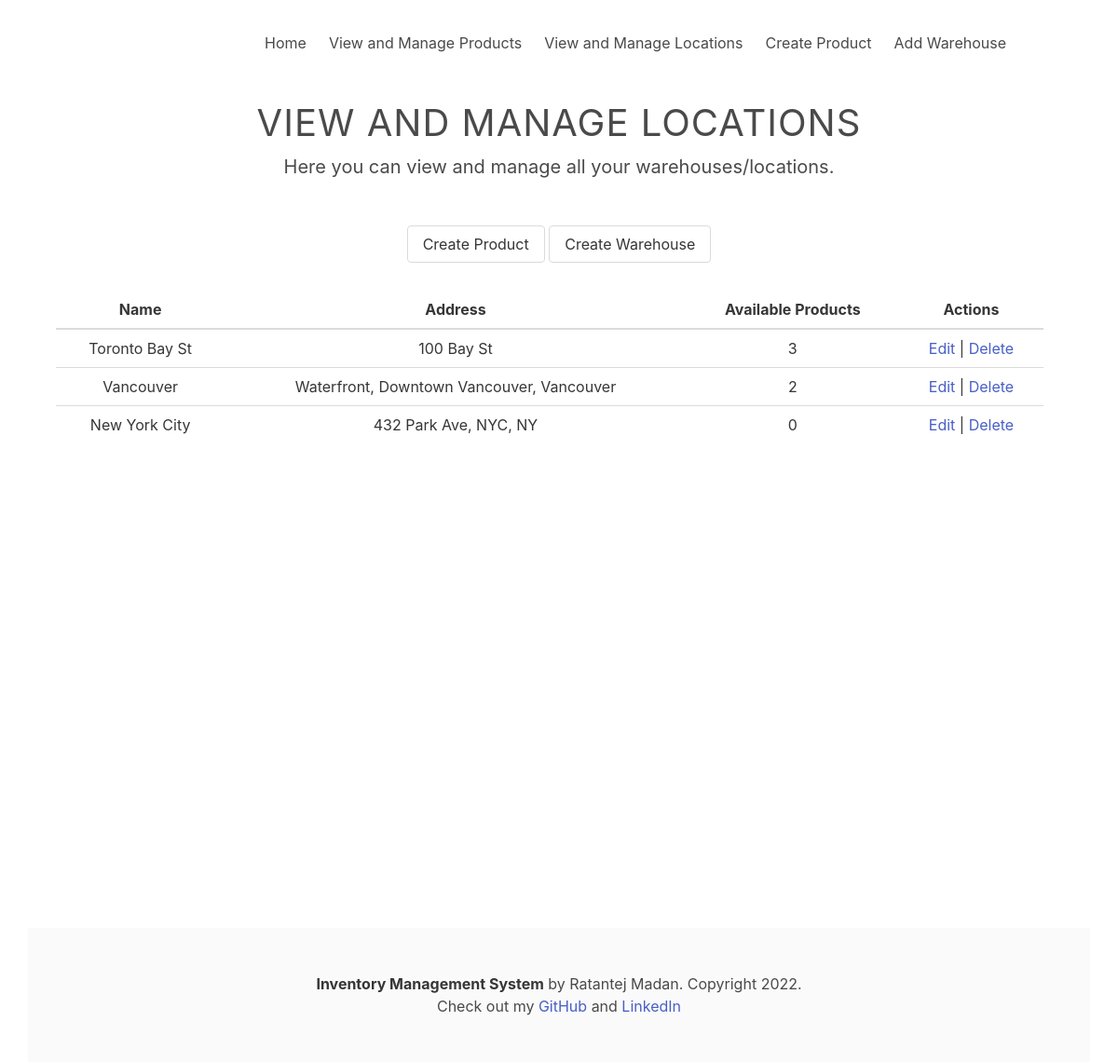
Page /viewLocations on the earlier database version.
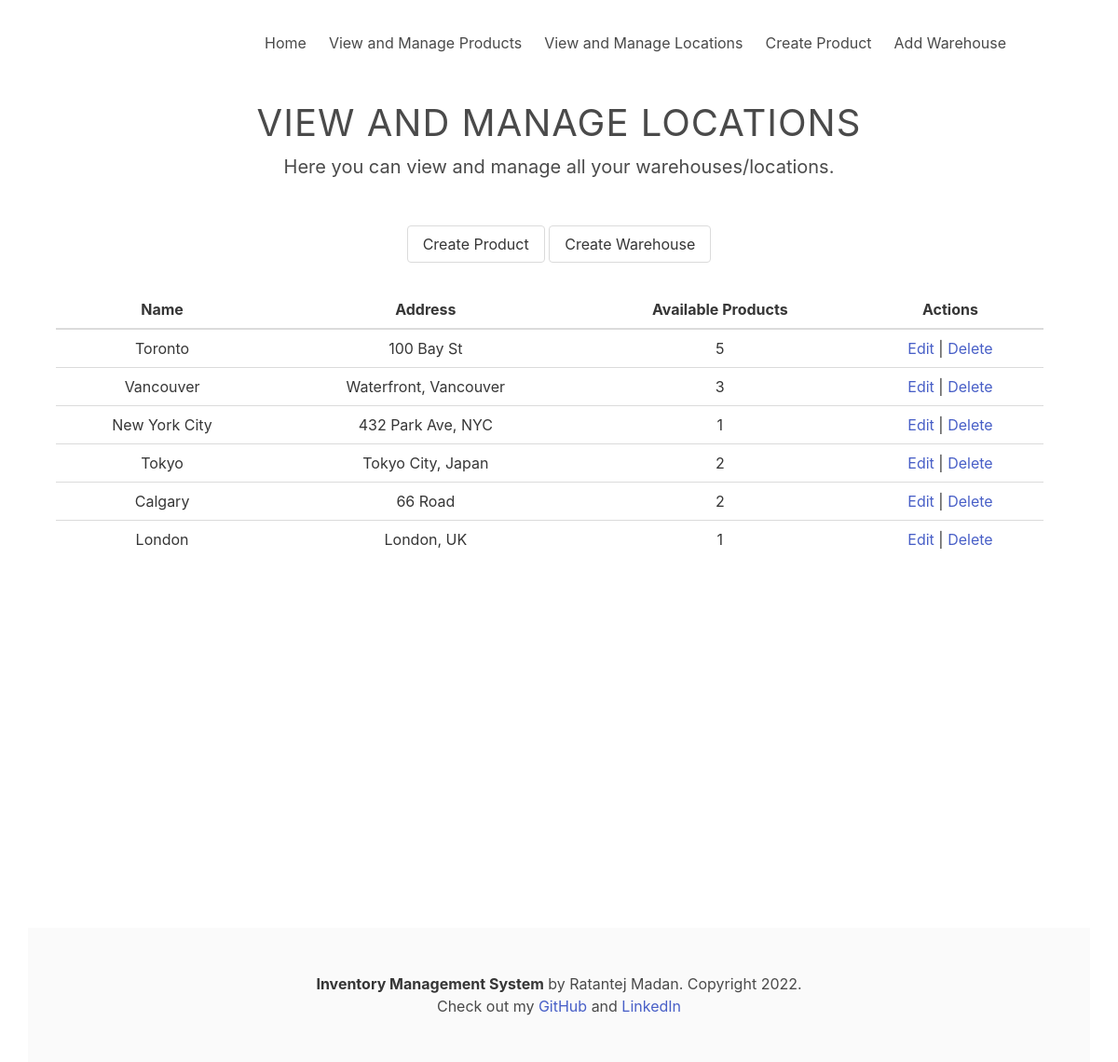
Same page on the later database version.
### main.py (models this page shows)
class Locations(db.Model):
    id = db.Column(db.Integer, primary_key=True)
    name = db.Column(db.String(250), unique=True)
    address = db.Column(db.String(750), unique=True)

### main.py (the view)
@app.route('/viewLocations')
def viewLocations():
    update_everything()
    return render_template("viewWarehouse.html", contents=warehouses)

### main.py (called while the page is built)
def getWarehouses():
    all_warehouses = Locations.query.all()
    for i in all_warehouses:
        newWarehouse = warehouse.Warehouse(i.id, i.name, i.address)
        warehouses.append(newWarehouse)

def getProducts():
    all_products = Product.query.all()
    for i in all_products:
        newProduct = product.Product(i.id, i.name, i.price)
        products.append(newProduct)

def populateWarehouse():
    all_inventory = Inventory.query.order_by(Inventory.warehouse_id).all()
    for i in warehouses:
        for j in all_inventory:
            if j.warehouse_id == i.warehouse_id:
                i.addProduct(j.product_id, j.qty)
    for i in products:
        for j in warehouses:
            if i.product_id in j.warehouse_products:
                i.product_warehouse[j.warehouse_id] = \
                    j.warehouse_products[i.product_id]
                i.product_qty += j.warehouse_products[i.product_id]

def update_everything():
    warehouses.clear()
    products.clear()
    getWarehouses()
    getProducts()
    populateWarehouse()

### warehouse.py (called while the page is built)
    def addProduct(self, product_id: int, qty: int):
        self.warehouse_products[product_id] = qty
        self.warehouse_qty += qty

### templates/viewWarehouse.html (shortened to what this page needs)
{% extends "base.html" %}
{% block heading %}
    View and Manage Locations
{% endblock %}
{% block subheading %}
    Here you can view and manage all your warehouses/locations.
{% endblock %}
{% block main %}
    <section style="margin-top: 10px; text-align: center">
        <div style="display: inline">
            <a class="button" href="{{ url_for('createProduct') }}"> Create Product </a>
            <a class="button" href="{{ url_for('createWarehouse') }}"> Create Warehouse </a>
        </div>
        <br>
    </section>
    <section style="text-align: center">
        <div style="margin: 30px 50px 200px 30px;">
            <table class="table is-hoverable is-fullwidth">
                <thead>
                <tr>
                    <th> Name </th>
                    <th> Address </th>
                    <th> Available Products </th>
                    <th> Actions </th>
                </tr>
                </thead>
                <tbody>
                {% for row in contents %}
                    <tr>
                        <td style="vertical-align: middle"> {{ row.warehouse_name }} </td>
                        <td style="vertical-align: middle"> {{ row.warehouse_address }} </td>
                        <td style="vertical-align: middle"> {{ row.warehouse_products|length }} </td>
                        <td style="vertical-align: middle"> <a href="{{ url_for('editWarehouse', w_id=row.warehouse_id) }}"> Edit </a>  |  <a href="{{ url_for('deleteWarehouse', object_key= row.warehouse_id) }}"> Delete </a></td>
                    </tr>
                {% endfor %}
                </tbody>
            </table>
        </div>
    </section>
{% endblock %}

Differences in the rows shown:
changed Locations "100 Bay St": warehouse_name "Toronto Bay St" → "Toronto"; warehouse_products|length "3" → "5"
changed Locations "Vancouver": warehouse_address "Waterfront, Downtown Vancouver, Vancouver" → "Waterfront, Vancouver"; warehouse_products|length "2" → "3"
changed Locations "New York City": warehouse_address "432 Park Ave, NYC, NY" → "432 Park Ave, NYC"; warehouse_products|length "0" → "1"
added Locations: warehouse_name "Tokyo", warehouse_address "Tokyo City, Japan", warehouse_products|length "2"
added Locations: warehouse_name "Calgary", warehouse_address "66 Road", warehouse_products|length "2"
added Locations: warehouse_name "London", warehouse_address "London, UK", warehouse_products|length "1"
